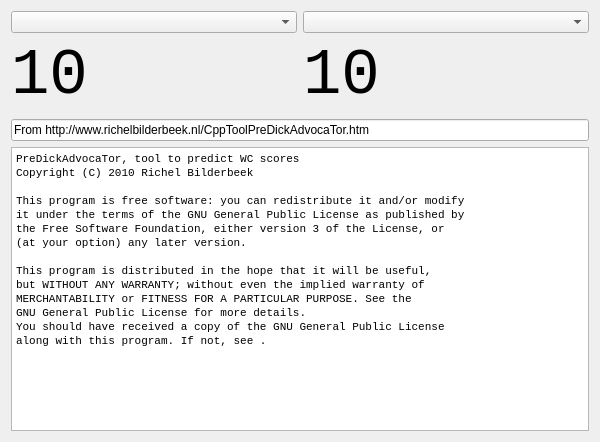
<?xml version="1.0" encoding="UTF-8"?>
<ui version="4.0">
 <class>MainDialog</class>
 <widget class="QDialog" name="MainDialog">
  <property name="geometry">
   <rect>
    <x>0</x>
    <y>0</y>
    <width>600</width>
    <height>442</height>
   </rect>
  </property>
  <property name="windowTitle">
   <string>PreDickAdvocaTor</string>
  </property>
  <layout class="QGridLayout" name="gridLayout">
   <item row="0" column="0">
    <widget class="QComboBox" name="comboBox1"/>
   </item>
   <item row="0" column="1">
    <widget class="QComboBox" name="comboBox2"/>
   </item>
   <item row="1" column="0">
    <widget class="QLabel" name="label1">
     <property name="font">
      <font>
       <family>Courier New</family>
       <pointsize>48</pointsize>
      </font>
     </property>
     <property name="text">
      <string>10</string>
     </property>
    </widget>
   </item>
   <item row="1" column="1">
    <widget class="QLabel" name="label2">
     <property name="font">
      <font>
       <family>Courier New</family>
       <pointsize>48</pointsize>
      </font>
     </property>
     <property name="text">
      <string>10</string>
     </property>
    </widget>
   </item>
   <item row="2" column="0" colspan="2">
    <widget class="QLineEdit" name="lineEdit">
     <property name="focusPolicy">
      <enum>Qt::NoFocus</enum>
     </property>
     <property name="text">
      <string>From http://www.richelbilderbeek.nl/CppToolPreDickAdvocaTor.htm</string>
     </property>
    </widget>
   </item>
   <item row="3" column="0" colspan="2">
    <widget class="QPlainTextEdit" name="plainTextEdit">
     <property name="font">
      <font>
       <family>Courier New</family>
       <pointsize>8</pointsize>
      </font>
     </property>
     <property name="focusPolicy">
      <enum>Qt::NoFocus</enum>
     </property>
     <property name="plainText">
      <string>PreDickAdvocaTor, tool to predict WC scores
Copyright (C) 2010 Richel Bilderbeek

This program is free software: you can redistribute it and/or modify
it under the terms of the GNU General Public License as published by
the Free Software Foundation, either version 3 of the License, or
(at your option) any later version.

This program is distributed in the hope that it will be useful,
but WITHOUT ANY WARRANTY; without even the implied warranty of
MERCHANTABILITY or FITNESS FOR A PARTICULAR PURPOSE. See the
GNU General Public License for more details.
You should have received a copy of the GNU General Public License
along with this program. If not, see &lt;http://www.gnu.org/licenses/&gt;.
</string>
     </property>
    </widget>
   </item>
  </layout>
 </widget>
 <layoutdefault spacing="6" margin="11"/>
 <resources/>
 <connections/>
</ui>
